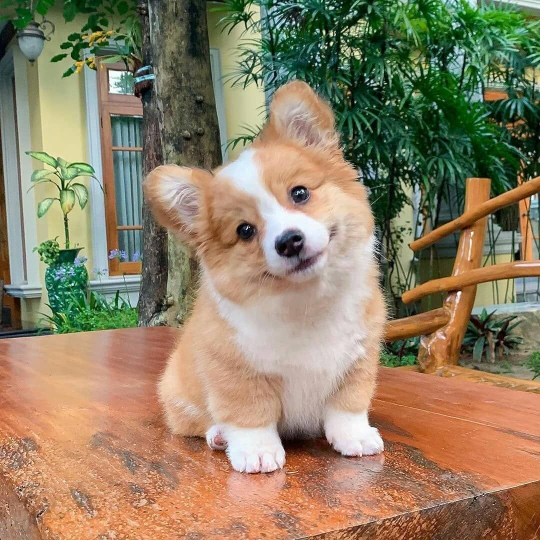
#> input picture 02_basic operations/dog.jpg, 1080 x 1080 px (shown at 1/2 size)
$ python crop.py
#> lines starting #> are read from the running program, lines starting #| are printed output that depends on the picture
import cv2

img = cv2.imread("dog.jpg")
#> img is the input picture: shape (1080, 1080, 3); mean B, G, R 102.2, 129.1, 143.9
print(f"Original image size:", img.shape)
#| Original image size: (1080, 1080, 3)

# cropping
cropped_img = img[150:950, 270:780]
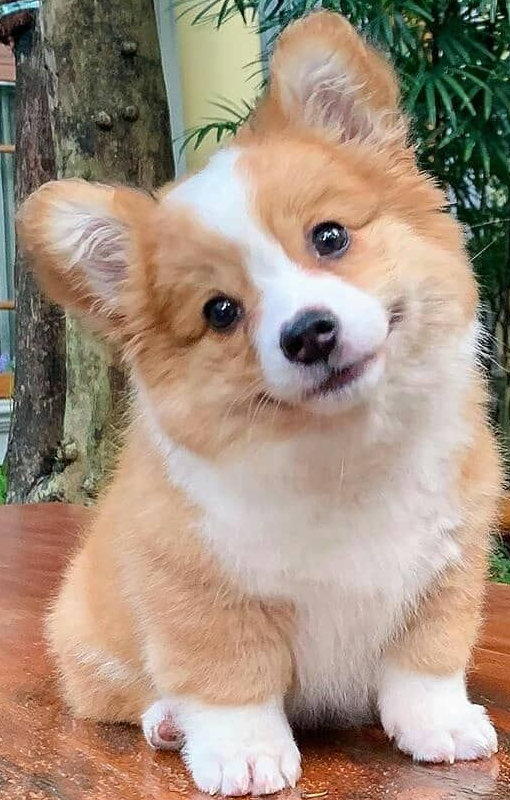
#> cropped_img: shape (800, 510, 3); mean B, G, R 127.4, 144.6, 164.2
print(f"Cropped image size:", cropped_img)
#> (printed output is left out)

# visualize
cv2.imshow("image", img)
cv2.imshow("cropped image", cropped_img)
cv2.waitKey(0)
